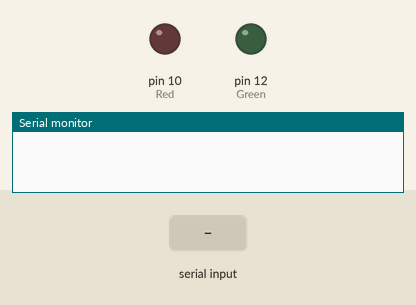
Simulated run of this sketch. Board: Arduino Uno, built with avr-gcc and run on an emulated ATmega328P. Parts: output pins drawn as LEDs (lit = HIGH), the last lines printed to the serial monitor. The test bench sets the inputs (shaded band).

Above: at 1.2 s.
1.3 s: "light" received over Serial
At 3.5 s:
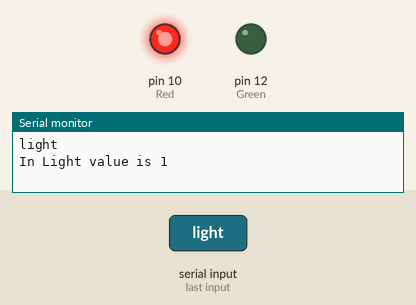
3.8 s: "temp" received over Serial
At 5.4 s:
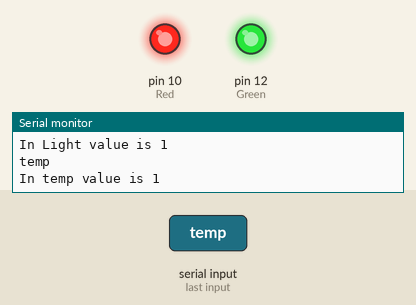
6.3 s: "light" received over Serial
At 8.5 s:
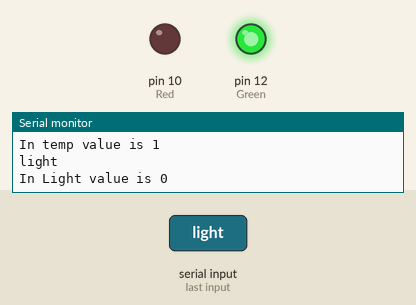
Timing chart, 0 to 10.0 s (numbered marks = the images above; inputs shaded):
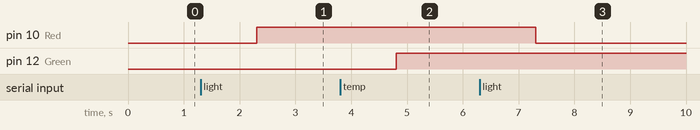

The sketch:

CommsTest1.ino
```cpp
const int Green = 12;
const int Red = 10;
boolean val = false;
String cmd_text = "";

void setup() {
  // put your setup code here, to run once:
  pinMode(Green, OUTPUT);
  pinMode(Red, OUTPUT);
  Serial.begin(9600);
}

void loop() {
  // put your main code here, to run repeatedly:
  if (Serial.available()) {
     cmd_text = Serial.readString(); // get input from other end
     Serial.println(cmd_text);  // send back what we got

    // determine action to take

     if (cmd_text == "light") {
        val = !digitalRead(Red);
        Serial.print("In Light value is ");
        Serial.println(val);
        digitalWrite(Red, val );
     }

     if (cmd_text == "temp") {
        val = !digitalRead(Green);
        Serial.print("In temp value is ");
        Serial.println(val);
        digitalWrite(Green, val );
     }

  }
  delay(1);
}
```

Measured:
- after the input at 1.3 s, pin 10 (Red): LOW → HIGH after 1.0 s
- after the input at 3.8 s, pin 12 (Green): LOW → HIGH after 1.0 s
- after the input at 6.3 s, pin 10 (Red): HIGH → LOW after 1.0 s
